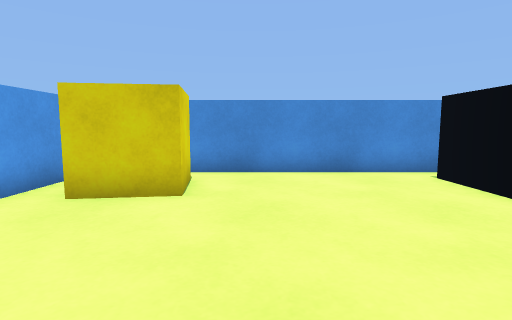
View 1 (above)

16 first-person views from a walk through a 3-D level made in the Unity game engine. The camera is 0.62 m above the floor, tilts 6° down and sees 80° across. The floor is counted in squares, 0.5 m on a side. Each view is taken from the middle of a square. On the plan, view 1 faces up. The plan holds only what a view shows up to about 13 squares ahead; the rest is blank.

View 2
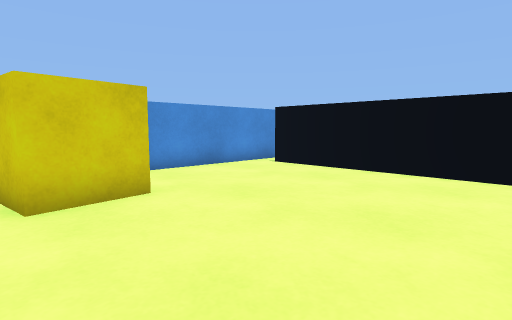

View 3
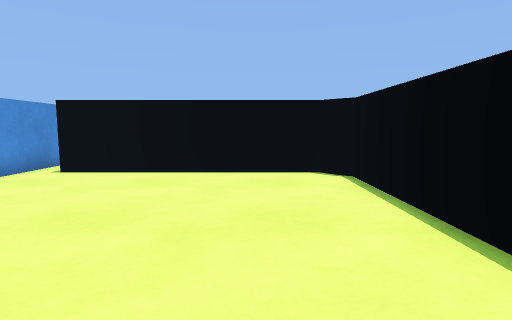

View 4
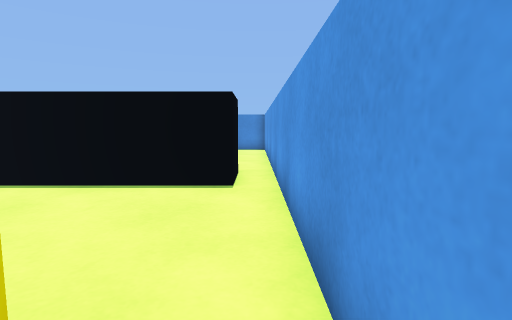

View 5
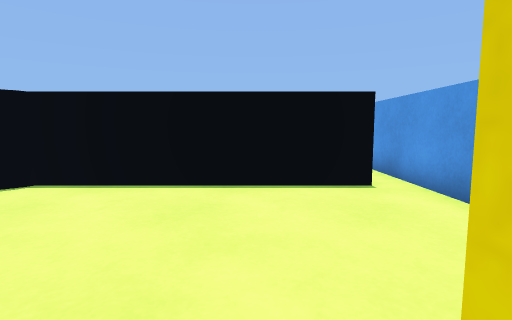

View 6
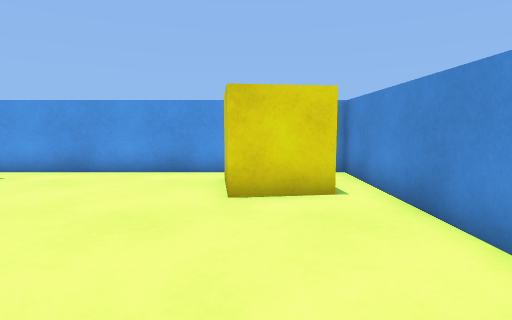

View 7
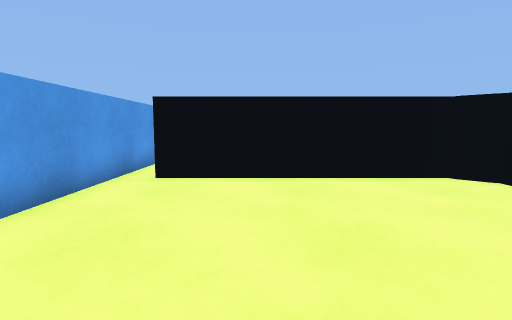

View 8
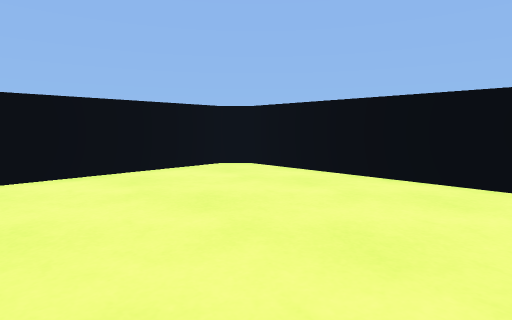

View 9
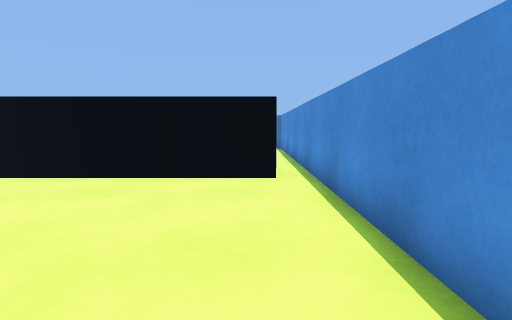

View 10
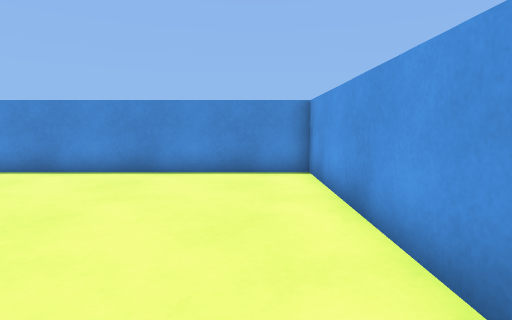

View 11
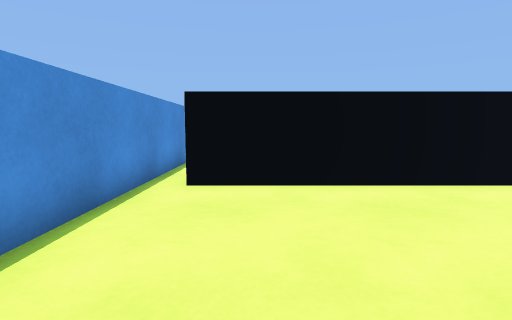

View 12
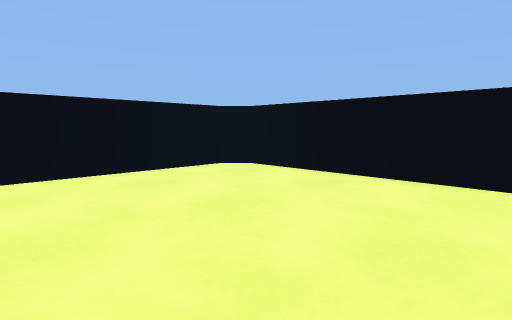

View 13
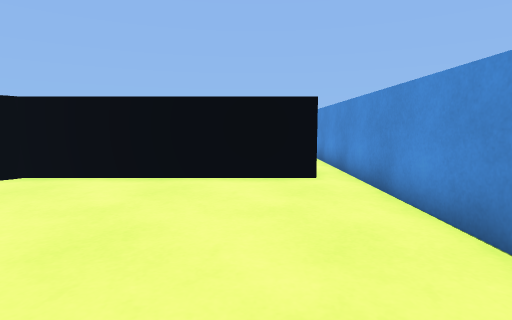

View 14
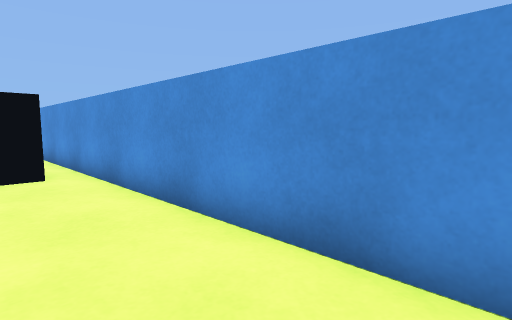

View 15
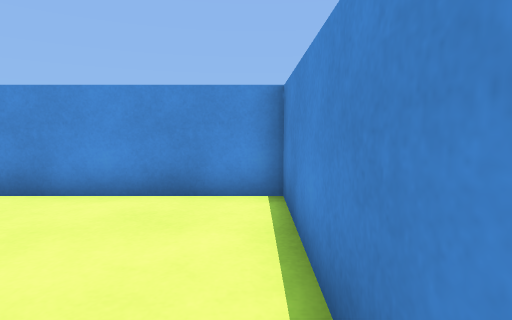

View 16
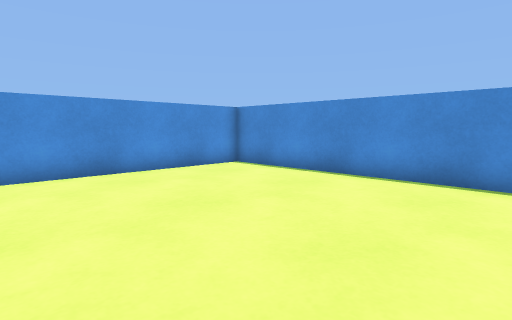

### Floor plan
Ten units are one square. View 1 is at (0, 0); x grows to the right and y downward. Boxes are objects, and circles mark ways between rooms. Rooms are numbered by the first view taken in them; rooms with no view inside come last. Other rooms are left out.
<svg viewBox="-50 -90 210 210">
<path fill="none" stroke="#000" d="M-35 5 39 5M45 -1 45 -75M61 -85 -45 -85 -45 5M45 106 45 31M-35 22 -35 5M39 25 -35 25M-45 5 -45 115 65 115M146 25 71 25M65 31 65 94M65 115 155 115 155 5"/>
<rect x="-35" y="-75" width="20" height="20" fill="#bbb"><title>yellow cube</title></rect>
<rect x="35" y="-5" width="10" height="10" fill="#bbb"><title>black cylinder</title></rect>
<rect x="35" y="25" width="10" height="10" fill="#bbb"><title>black cylinder</title></rect>
<rect x="65" y="25" width="10" height="10" fill="#bbb"><title>black cylinder</title></rect>
<circle cx="-40" cy="15" r="3" fill="#2a7"/>
<circle cx="55" cy="110" r="3" fill="#2a7"/>
<text x="0" y="-40">1</text>
<text x="0" y="70">2</text>
<text x="110" y="70">3</text>
</svg>
Room 1 opens to room 2. Room 2 opens to room 3.

Where each view was taken, in squares from view 1:
view 1: 0 up, 0 right, facing up
view 2: 0 up, 4 left, facing up-right
view 3: 2 up, 4 left, facing right
view 4: 6 up, 4 left, facing down
view 5: 6 up, 1 left, facing down
view 6: 6 up, 4 right, facing left
view 7: 10 down, 1 left, facing up
view 8: 11 down, 3 left, facing up-right
view 9: 10 down, 3 left, facing right
view 10: 3 down, 3 left, facing down
view 11: 9 down, 13 right, facing left
view 12: 10 down, 15 right, facing up-left
view 13: 10 down, 13 right, facing up
view 14: 11 down, 13 right, facing up-right
view 15: 11 down, 10 right, facing right
view 16: 4 down, 7 right, facing down-right
